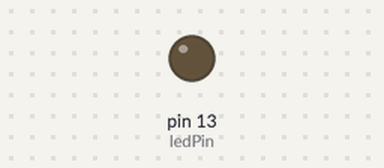
This sketch was run on a simulated Arduino Uno, built with avr-gcc and run on an emulated ATmega328P. Shown: output pins drawn as LEDs (lit = HIGH).

Above: at 1.3 s.
At 29.7 s:
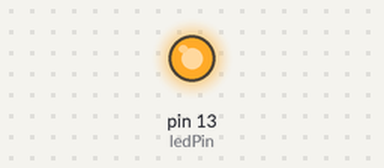
Timing chart, 0 to 30.9 s (numbered marks = the images above):
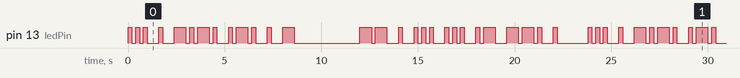

Measured:
- by itself, pin 13 (ledPin): moves between LOW and HIGH, repeating every 23.8 s
- by itself, everything shown: repeats every 23.8 s, in 56 steps

The sketch:

morse-code-arduino.ino
```cpp
int ledPin = 13;

String message = "SECRET MESSAGE";

void setup() {
  // put your setup code here, to run once:
  pinMode( ledPin, OUTPUT );
}

void loop() {
  for( int i = 0; i < message.length(); i++ )
  {
    //
    switch( message[i] )
    {
      case ' ':
      space(); space(); space();
      break;
      case 'A':
      dit(); dah();
      break;
      case 'B':
      dah(); dit(); dit(); dit();
      break;
      case 'C':
      dah(); dit(); dah(); dit();
      break;
      case 'D':
      dah(); dit(); dit();
      break;
      case 'E':
      dit();
      break;
      case 'F':
      dit(); dit(); dah(); dit();
      break;
      case 'G':
      dah(); dah(); dit();
      break;
      case 'H':
      dit(); dit(); dit(); dit();
      break;
      case 'I':
      dit(); dit();
      break;
      case 'J':
      dit(); dah(); dah(); dah();
      break;
      case 'K':
      dah(); dit(); dah();
      break;
      case 'L':
      dit(); dah(); dit(); dit();
      break;
      case 'M':
      dah(); dah();
      break;
      case 'N':
      dah(); dit();
      break;
      case 'O':
      dah(); dah(); dah();
      break;
      case 'P':
      dit(); dah(); dah(); dit();
      break;
      case 'Q':
      dah(); dah(); dit(); dah();
      break;
      case 'R':
      dit(); dah(); dit();
      break;
      case 'S':
      dit(); dit(); dit();
      break;
      case 'T':
      dah();
      break;
      case 'U':
      dit(); dit(); dah();
      break;
      case 'V':
      dit(); dit(); dit(); dah();
      break;
      case 'W':
      dit(); dah(); dah();
      break;
      case 'X':
      dah(); dit(); dit(); dah();
      break;
      case 'Y':
      dah(); dit(); dah(); dah();
      break;
      case 'Z':
      dah(); dah(); dit(); dit();
      break;
      default:
      break;
    }
    delay( 400 ); // space between letters is 3 dits
  }
  delay(1000);
}


void dit()
{
  digitalWrite( ledPin, HIGH );
  delay( 200 );
  digitalWrite( ledPin, LOW );
  delay( 200 );
  return;
}

void dah()
{
  digitalWrite( ledPin, HIGH );
  delay( 600 );
  digitalWrite( ledPin, LOW );
  delay( 200 );
  return;
}

void space()
{
  digitalWrite( ledPin, LOW );
  delay( 800 );
  return;
}
```

morse.c
```cpp
#include <stdio.h>
const int BufferSize=256;
const char alphabet[26][6]=
  { ".-\0","-...\0","-.-.\0","-..\0",".\0","..-.\0","--.\0","....\0","..\0",".---\0","-.-\0",".-..\0","--\0","-.\0","---\0",".--.\0","--.-\0",".-.\0","...\0","-\0","..-\0","...-\0",".--\0","-..-\0","-.--\0","--..\0" };


void displayMorse(int i)
{
  int l=0;
  while( alphabet[i][l] != '\0' ) printf( "%c", alphabet[i][l++] );
}

int main(void)
{
  char text[BufferSize];
  int i=0;
  /* initialize input buffer */
  for( i=0;i<BufferSize;i++ ) text[i]='\0';

  printf( "\n\n\n\n\n\n\n+=============================================================+\n|- t e x t 2 m o r s e   b y :   m r .   p e l l e g r i n o -|\n+=============================================================+\n\nType letters to translate.  Type * to quit.\n\n" );

  while( text[0] != '*' )
    {
      int x;
      scanf( "%s", &text );
      unsigned long L = strlen( text );

      for( i=0;i<(int)L;i++ )
	{
	  x=text[i]-'a';
	  if( x<0 ) x=text[i]-'A';
	  displayMorse(x);
	  if( i < L-1 ) printf( "/" );
	}
      printf( "\n\n" );

    }
  return(0);
}
```
